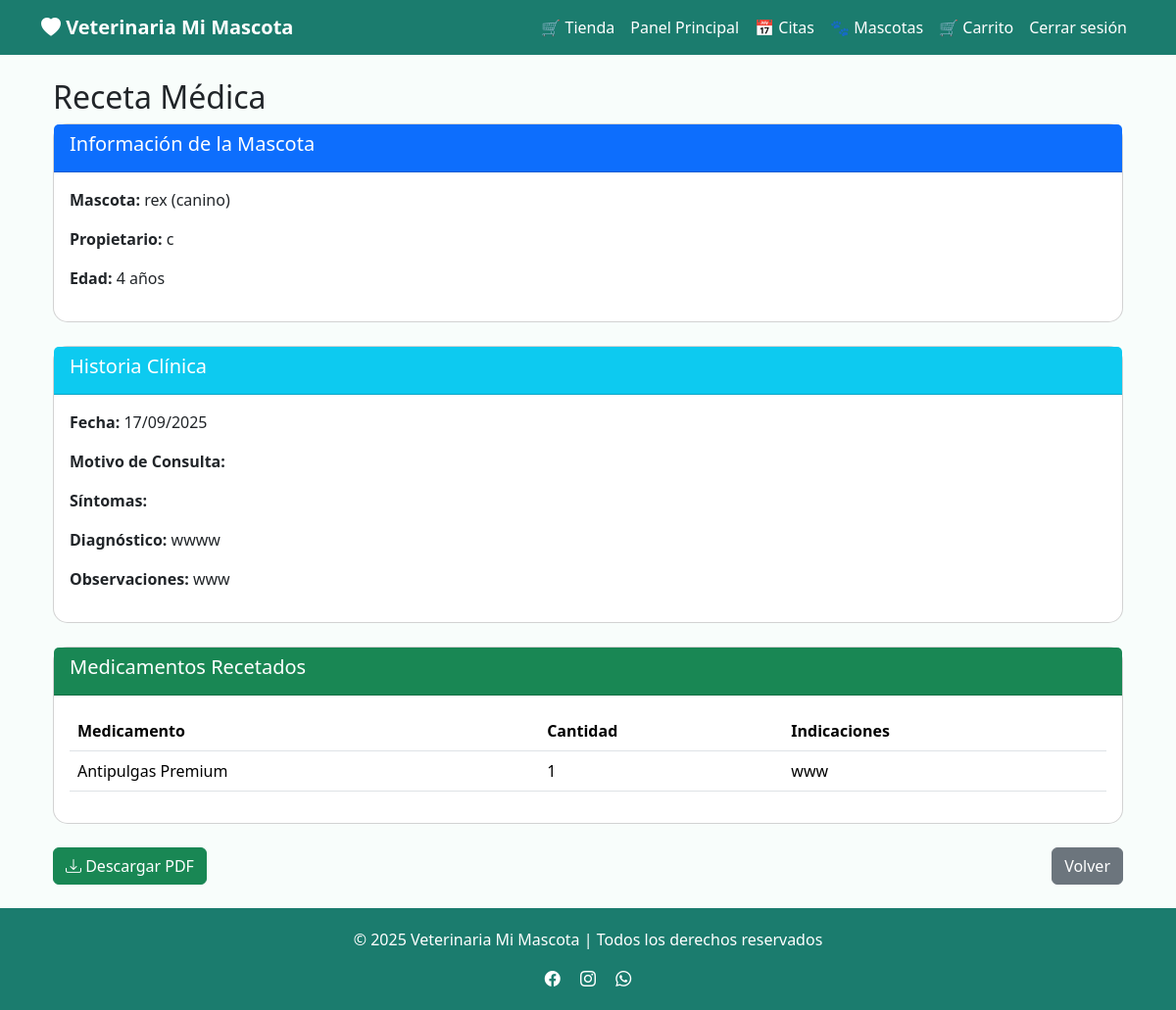
The page /recetas/detalle/1 (signed in) on the database its author committed.
### app/models/mascota.py (models this page shows)
class Mascota(db.Model):
    __tablename__ = "mascotas"
    id_mascota = db.Column(db.Integer, primary_key=True)
    nombre = db.Column(db.String(100), nullable=False)
    especie = db.Column(db.String(50), nullable=False)
    raza = db.Column(db.String(50))
    genero = db.Column(db.String(10))
    fecha_nacimiento = db.Column(db.Date)
    id_usuario = db.Column(db.Integer, db.ForeignKey("usuarios.id_usuario"), nullable=False)
    usuario = db.relationship('Usuario', back_populates='mascotas')
    historia_clinica = db.relationship('HistoriaClinica', back_populates='mascota', uselist=False)
    citas = db.relationship('Cita', back_populates='mascota')
    @property
    def edad(self):
        if self.fecha_nacimiento:
            hoy = date.today()
            return hoy.year - self.fecha_nacimiento.year - (
                (hoy.month, hoy.day) < (self.fecha_nacimiento.month, self.fecha_nacimiento.day)
            )
        return None

### app/models/usuario.py (models this page shows, shortened)
class Usuario(db.Model, UserMixin):
    __tablename__ = 'usuarios'
    id_usuario = db.Column(db.Integer, primary_key=True)
    nombre = db.Column(db.String(100), nullable=False)
    email = db.Column(db.String(100), unique=True, nullable=False)
    contraseña = db.Column(db.String(255), nullable=False)
    rol = db.Column(db.String(20), default='cliente')
    direccion = db.Column(db.String(200))
    telefono = db.Column(db.String(15))
    carrito = db.relationship('Carrito', back_populates='usuario', uselist=False)
    citas_cliente = db.relationship('Cita', foreign_keys='Cita.id_usuario', back_populates='usuario')
    citas_veterinario = db.relationship('Cita', foreign_keys='Cita.id_veterinario', back_populates='veterinario_rel')
    mascotas = db.relationship('Mascota', back_populates='usuario')

### app/models/historia_clinica.py (models this page shows, shortened)
class HistoriaClinica(db.Model):
    __tablename__ = 'historias_clinicas'
    id_historia = db.Column(db.Integer, primary_key=True)
    id_mascota = db.Column(db.Integer, db.ForeignKey('mascotas.id_mascota'), nullable=False)
    fecha = db.Column(db.DateTime, default=datetime.utcnow)
    descripcion = db.Column(db.Text, nullable=False)
    tratamiento = db.Column(db.Text)
    diagnostico = db.Column(db.Text)
    observaciones = db.Column(db.Text)
    id_cita = db.Column(db.Integer, db.ForeignKey('citas.id_cita'))
    id_veterinario = db.Column(db.Integer, db.ForeignKey('usuarios.id_usuario'), nullable=False)
    mascota = db.relationship('Mascota', back_populates='historia_clinica')
    cita = db.relationship('Cita', back_populates='historia_clinica', uselist=False)
    veterinario = db.relationship('Usuario', backref='historias_clinicas')
    recetas = db.relationship('Receta', back_populates='historia_clinica', lazy=True)

### app/models/receta.py (models this page shows)
class RecetaMedicamento(db.Model):
    __tablename__ = 'receta_medicamento'
    id_receta_medicamento = db.Column(db.Integer, primary_key=True)
    id_receta = db.Column(db.Integer, db.ForeignKey('recetas.id_receta'), nullable=False)
    id_producto = db.Column(db.Integer, db.ForeignKey('productos.id_producto'), nullable=False)
    cantidad = db.Column(db.Integer, nullable=False)
    indicaciones = db.Column(db.String(255), nullable=False)
    id_historia = db.Column(db.Integer, db.ForeignKey('historias_clinicas.id_historia'), nullable=False)
    medicamento = db.relationship('Producto', back_populates='receta_medicamentos')
    receta = db.relationship('Receta', back_populates='medicamentos')

### app/models/producto.py (models this page shows, shortened)
class Producto(db.Model):
    __tablename__ = 'productos'
    id_producto = db.Column(db.Integer, primary_key=True)
    nombre = db.Column(db.String(100), nullable=False)
    descripcion = db.Column(db.Text)
    precio = db.Column(db.Float, nullable=False)
    stock = db.Column(db.Integer, default=0)
    imagen = db.Column(db.String(200), default='/static/img/producto-default.jpg')
    categoria = db.Column(db.String(50))
    receta_medicamentos = db.relationship('RecetaMedicamento', back_populates='medicamento')

### app/routes/receta.py (the view)
@receta_bp.route('/detalle/<int:id_receta>')
@login_required
def detalle(id_receta):
    receta = Receta.query.get_or_404(id_receta)
    if current_user.rol == 'veterinario' and receta.historia_clinica.id_veterinario != current_user.id_usuario:
        flash('No tienes permiso para ver esta receta', 'error')
        return redirect(url_for('main.dashboard'))
    if current_user.rol == 'usuario' and receta.historia_clinica.mascota.id_usuario != current_user.id_usuario:
        flash('No tienes permiso para ver esta receta', 'error')
        return redirect(url_for('main.dashboard'))
    return render_template('receta/detalle.html', receta=receta)

### app/templates/receta/detalle.html
{% extends "base.html" %}
{% block content %}
<div class="container mt-4">
    <h2>Receta Médica</h2>
    <div class="card mb-4">
        <div class="card-header bg-primary text-white">
            <h5>Información de la Mascota</h5>
        </div>
        <div class="card-body">
            <p><strong>Mascota:</strong> {{ receta.historia_clinica.mascota.nombre }} ({{ receta.historia_clinica.mascota.especie }})</p>
            <p><strong>Propietario:</strong> {{ receta.historia_clinica.mascota.usuario.nombre }}</p>
            <p><strong>Edad:</strong> {{ receta.historia_clinica.mascota.edad }} años</p>
        </div>
    </div>
    <div class="card mb-4">
        <div class="card-header bg-info text-white">
            <h5>Historia Clínica</h5>
        </div>
        <div class="card-body">
            <p><strong>Fecha:</strong> {{ receta.historia_clinica.fecha.strftime('%d/%m/%Y') }}</p>
            <p><strong>Motivo de Consulta:</strong> {{ receta.historia_clinica.motivo_consulta }}</p>
            <p><strong>Síntomas:</strong> {{ receta.historia_clinica.sintomas }}</p>
            <p><strong>Diagnóstico:</strong> {{ receta.historia_clinica.diagnostico }}</p>
            <p><strong>Observaciones:</strong> {{ receta.historia_clinica.observaciones }}</p>
        </div>
    </div>
    <div class="card mb-4">
        <div class="card-header bg-success text-white">
            <h5>Medicamentos Recetados</h5>
        </div>
        <div class="card-body">
            <table class="table">
                <thead>
                    <tr>
                        <th>Medicamento</th>
                        <th>Cantidad</th>
                        <th>Indicaciones</th>
                    </tr>
                </thead>
                <tbody>
                    {% for rm in receta.medicamentos %}
                    <tr>
                        <td>{{ rm.medicamento.nombre }}</td>
                        <td>{{ rm.cantidad }}</td>
                        <td>{{ rm.indicaciones }}</td>
                    </tr>
                    {% endfor %}
                </tbody>
            </table>
        </div>
    </div>
    <div class="d-flex justify-content-between">
        <a href="{{ url_for('receta.descargar_pdf', id_receta=receta.id_receta) }}" class="btn btn-success">
            <i class="bi bi-download"></i> Descargar PDF
        </a>
        <a href="{{ url_for('main.veterinario_panel') }}" class="btn btn-secondary">Volver</a>
    </div>
</div>
{% endblock %}

### app/templates/base.html (style rules this page uses)
body { background-color: #f8fdfb; }
.card { border-radius: 15px; }

### rows shown on the page
Mascota: historia_clinica.mascota.nombre "rex", historia_clinica.mascota.especie "canino", historia_clinica.mascota.edad "4"
Usuario: historia_clinica.mascota.usuario.nombre "c"
HistoriaClinica: historia_clinica.fecha "17/09/2025", historia_clinica.diagnostico "wwww", historia_clinica.observaciones "www"
RecetaMedicamento: medicamento.nombre "Antipulgas Premium", cantidad "1", indicaciones "www"
